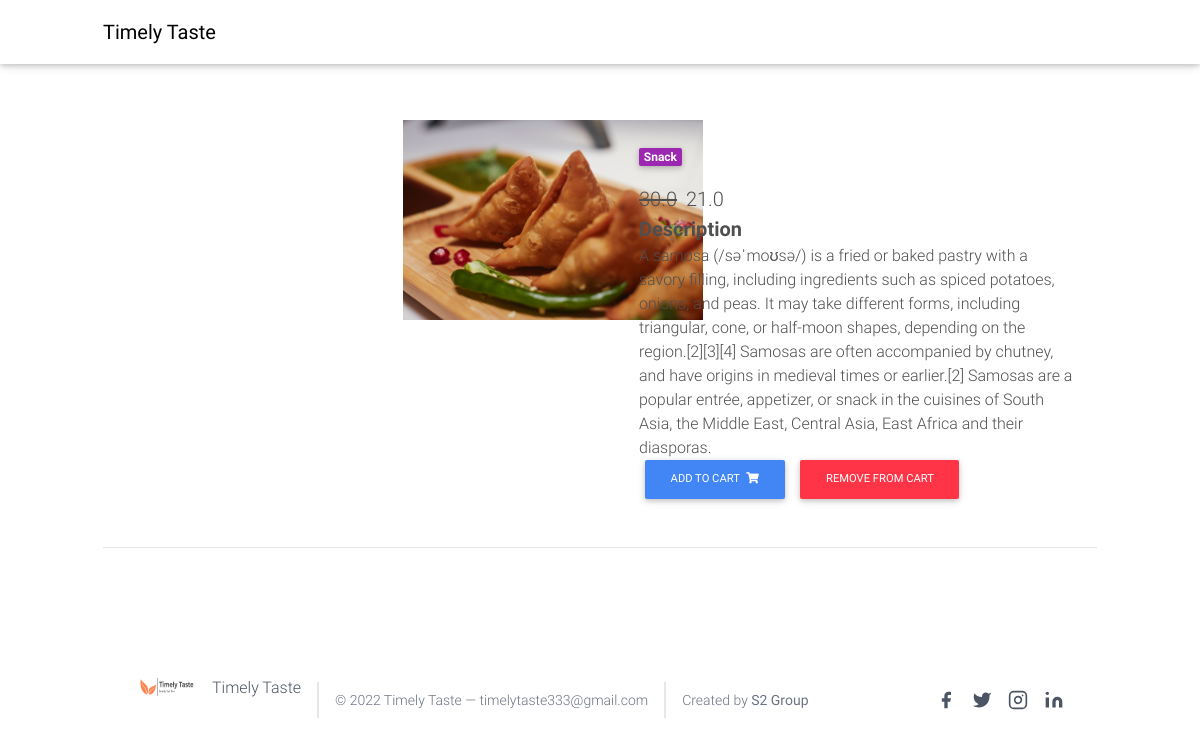
The app's page /product/samosa (signed in) with its own data.
### home/models.py (models this page shows, shortened)
class Item(models.Model):
    title = models.CharField(max_length=100)
    price = models.FloatField()
    discount_price=models.FloatField(blank=True,null=True)
    category = models.CharField(choices=CATEGORY_CHOICES,max_length=2,null=True)
    label = models.CharField(choices=LABEL_CHOICES,max_length=10,null=True)
    description = models.TextField(null=True,blank=True)
    image = models.ImageField(null=True,blank=True)
    slug = models.SlugField()
    def get_add_to_cart_url(self):
        return reverse("home:add_to_cart",kwargs={
            'slug':self.slug
        })
    def get_remove_from_cart_url(self):
        return reverse("home:remove_from_cart",kwargs={
            'slug':self.slug
        })

### home/views.py (the view)
# urls.py: path('product/<slug>',views.product,name="product"),
@login_required(login_url="/")
def product(request,slug):
    context = {
        'items':Item.objects.all(),
        'slugs':Item.objects.get(slug=slug)
    }
    return render(request,"product.html",context)

### home/templatetags/cart_template_tags.py (called while the page is built)
@register.filter
def cart_item_count(user):
    if user.is_authenticated:
        qs = Order.objects.filter(user=user,ordered=False)
        if qs.exists():
            return qs[0].items.count()
    return 0

### templates/product.html (shortened to what this page needs)
{% load static %}
{% load cart_template_tags %}
<!DOCTYPE html>
<html lang="en">
<head>
  <script src="https://cdn.tailwindcss.com"></script>
  <link rel="stylesheet" href="https://use.fontawesome.com/releases/v5.11.2/css/all.css">
  <link href="{% static 'css/bootstrap.min.css' %}" rel="stylesheet">
  <link href="{% static 'css/mdb.min.css' %}" rel="stylesheet">
  <link href="{% static 'css/style.min.css' %}" rel="stylesheet">
</head>
<body>
  {% include 'navbar.html' %}
  <main class="mt-5 pt-4">
    <div class="container dark-grey-text mt-5">
      <div class="row wow fadeIn">
        <div class="col-md-6 mb-4">
          <img src="/static/{{slugs.image}}" class="img-fluid" alt="" height="300px" width="300px" style="position: relative; left:300px;">
        </div>
        <div class="col-md-6 mb-4">
          <div class="p-4">
            <div class="mb-3">
              <a href="">
                <span class="badge purple mr-1">{{slugs.get_category_display}}</span>
              </a>
            </div>
            <p class="lead">
                {% if slugs.discount_price %}
                <span class="mr-1">
                  <del>{{slugs.price}}</del>
                </span>
              <span>
                {{slugs.discount_price}}
              </span>
              {% endif %}
            </p>
            <p class="lead font-weight-bold">Description</p>
            <p>{{slugs.description}}</p>
            <a href ="{{slugs.get_add_to_cart_url}}" class="btn btn-primary btn-md my-0 p">Add to cart
              <i class="fas fa-shopping-cart ml-1"></i>
            </a>
            <a href ="{{slugs.get_remove_from_cart_url}}" class="btn btn-danger btn-md my-0 p">Remove from cart
            </a>
          </div>
        </div>
      </div>
      <hr>
  </main>
<br>
<br>
  <footer class="text-gray-600 body-font" style="padding:30px;">
    <div class="container px-5 py-8 mx-auto flex items-center sm:flex-row flex-col">
      <a class="flex title-font font-medium items-center md:justify-start justify-center text-gray-900">
        <img style="height:30px; width:60px;" src="/static/mainlogo.png">
        <span class="ml-3 text-xl"><a href="/index.html"> Timely Taste</a></span>
      </a>
      <p class="text-sm text-gray-500 sm:ml-4 sm:pl-4 sm:border-l-2 sm:border-gray-200 sm:py-2 sm:mt-0 mt-4">© 2022 Timely Taste —
        timelytaste333@gmail.com
      </p>
      <br>
      <p class="text-sm text-gray-500 sm:ml-4 sm:pl-4 sm:border-l-2 sm:border-gray-200 sm:py-2 sm:mt-0 mt-4">Created by <b>  S2 Group </b>
      </p>
      <span class="inline-flex sm:ml-auto sm:mt-0 mt-4 justify-center sm:justify-start">
        <a class="text-gray-500">
          <svg fill="currentColor" stroke-linecap="round" stroke-linejoin="round" stroke-width="2" class="w-5 h-5" viewBox="0 0 24 24">
            <path d="M18 2h-3a5 5 0 00-5 5v3H7v4h3v8h4v-8h3l1-4h-4V7a1 1 0 011-1h3z"></path>
          </svg>
        </a>
        <a class="ml-3 text-gray-500">
          <svg fill="currentColor" stroke-linecap="round" stroke-linejoin="round" stroke-width="2" class="w-5 h-5" viewBox="0 0 24 24">
            <path d="M23 3a10.9 10.9 0 01-3.14 1.53 4.48 4.48 0 00-7.86 3v1A10.66 10.66 0 013 4s-4 9 5 13a11.64 11.64 0 01-7 2c9 5 20 0 20-11.5a4.5 4.5 0 00-.08-.83A7.72 7.72 0 0023 3z"></path>
          </svg>
        </a>
        <a class="ml-3 text-gray-500">
          <svg fill="none" stroke="currentColor" stroke-linecap="round" stroke-linejoin="round" stroke-width="2" class="w-5 h-5" viewBox="0 0 24 24">
            <rect width="20" height="20" x="2" y="2" rx="5" ry="5"></rect>
            <path d="M16 11.37A4 4 0 1112.63 8 4 4 0 0116 11.37zm1.5-4.87h.01"></path>
          </svg>
        </a>
        <a class="ml-3 text-gray-500">
          <svg fill="currentColor" stroke="currentColor" stroke-linecap="round" stroke-linejoin="round" stroke-width="0" class="w-5 h-5" viewBox="0 0 24 24">
            <path stroke="none" d="M16 8a6 6 0 016 6v7h-4v-7a2 2 0 00-2-2 2 2 0 00-2 2v7h-4v-7a6 6 0 016-6zM2 9h4v12H2z"></path>
            <circle cx="4" cy="4" r="2" stroke="none"></circle>
          </svg>
        </a>
      </span>
    </div>
  </footer>
</body>
</html>

### records on screen
Item: image (picture), category "Snack", price "30.0", discount_price "21.0", description "A samosa (/səˈmoʊsə/) is a fried or baked pastry with a savory filling, including ingredients such as spiced potatoes, onions, and peas. It may take different forms, including triangular, cone, or half-moon shapes, depending on the region.[2][3][4] Samosas are often accompanied by chutney, and have origins in medieval times or earlier.[2] Samosas are a popular entrée, appetizer, or snack in the cuisines of South Asia, the Middle East, Central Asia, East Africa and their diasporas."
